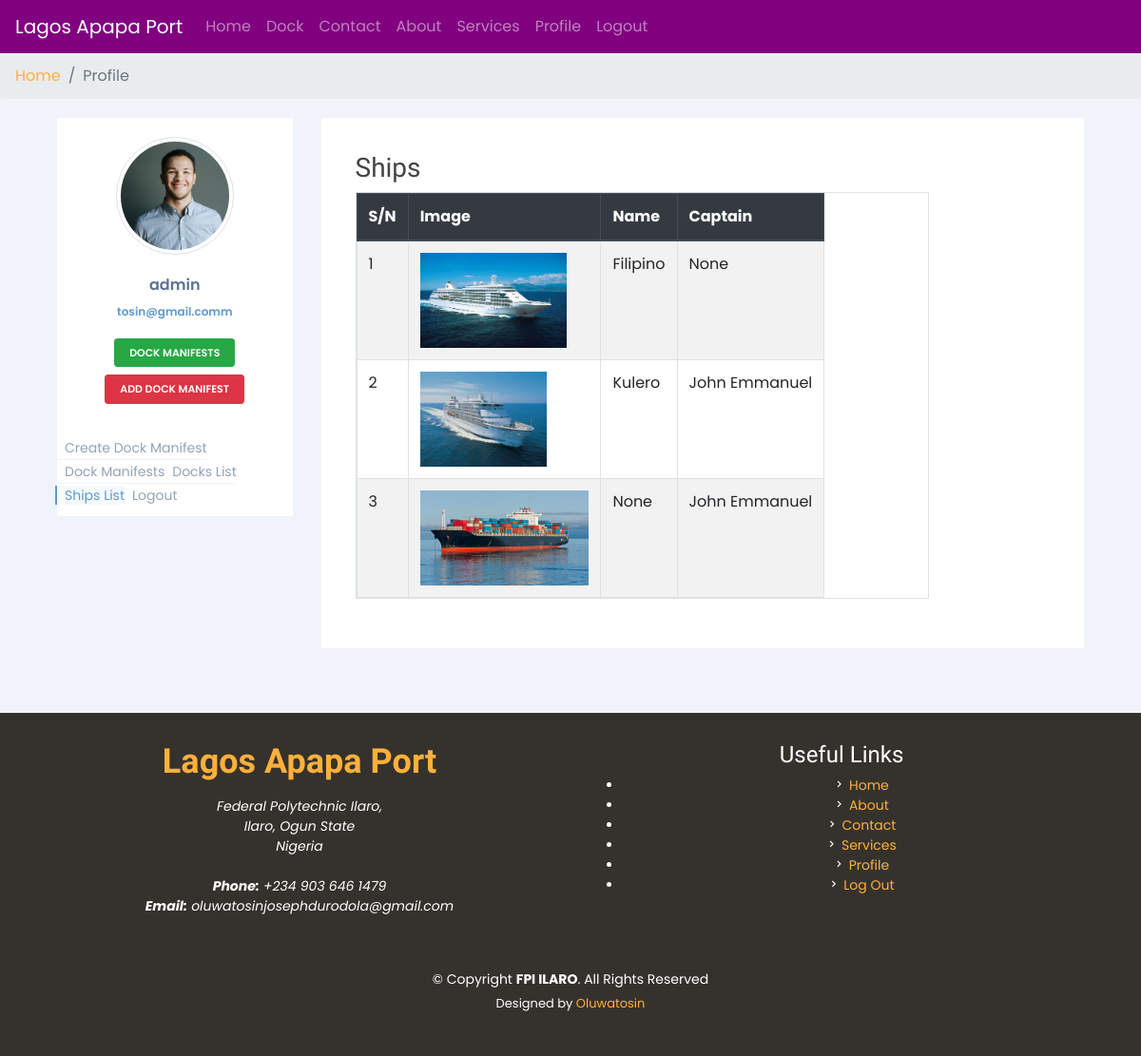
The app's page /ships/ (signed in) with its own data.
### accounts/models.py (models this page shows, shortened)
class MyUser(AbstractBaseUser):
    username = models.CharField(unique=True, max_length=30)
    first_name = models.CharField(max_length=30)
    last_name = models.CharField(max_length=30)
    email = models.EmailField(verbose_name='email address',
                              max_length=255,
                              unique=True,
                              )
    GenderType = models.TextChoices('GenderType', 'MALE FEMALE')
    gender = models.CharField(blank=True, choices=GenderType.choices, max_length=10)
    address = models.CharField(max_length=255)
    date_of_birth = models.DateField(blank=True, null=True)
    profile_pic = models.ImageField(upload_to='user_profile')
    is_active = models.BooleanField(default=True)
    is_admin = models.BooleanField(default=False)
    objects = MyUserManager()
    USERNAME_FIELD = 'username'
    REQUIRED_FIELDS = ['email']
    class Meta:
        verbose_name = 'User'

### ship/models.py (models this page shows, shortened)
class Ship(models.Model):
    name = models.CharField(max_length=50, null=True, blank=True)
    captain = models.ForeignKey('ShipCaptain', blank=True, null=True,\
                                on_delete=models.SET_NULL)
    image = models.ImageField(upload_to='ship')
    created_at = models.DateTimeField(auto_now_add=True, editable=False)
    updated_at = models.DateTimeField(auto_now=True, editable=False)

class ShipCaptain(models.Model):
    person = models.OneToOneField('Person', on_delete=models.CASCADE)
    created_at = models.DateTimeField(auto_now_add=True, editable=False)
    updated_at = models.DateTimeField(auto_now=True, editable=False)
    def __str__(self):
        return '%s %s ' % (self.person.get_first_name(), self.person.get_last_name())

class Person(models.Model):
    user = models.OneToOneField(User, on_delete=models.CASCADE)
    bank_account_number = models.CharField(max_length=50)
    created_at = models.DateTimeField(auto_now_add=True, editable=False)
    updated_at = models.DateTimeField(auto_now=True, editable=False)
    def get_first_name(self):
        return self.user.first_name
    def get_last_name(self):
        return self.user.last_name

### ship/views.py (the view)
# urls.py: path('ships/', ShipList.as_view(), name='ships'),
class ShipList(generic.ListView):
    model = Ship
    template_name = 'ship/ship_list.html'

### ship/templates/ship/ship_list.html (shortened to what this page needs)
{% extends 'accounts/profile.html' %}
{% block side_bar %}
    <li class="">
		<a href="{% url 'ship:manifest_create' %}">
		Create Dock Manifest</a>
	</li>
	<li class="">
		<a href="{% url 'ship:manifest_list' %}">
		Dock Manifests </a>
	</li>
	<li>
		<a href="{% url 'ship:overview' %}" target="_blank">
		 Docks List </a>
	</li>
	<li class="active">
		<a href="{% url 'ship:ships' %}" target="_blank">
		Ships List </a>
	</li>
{% endblock %}
{% block profile_content %}
    <div class="py-3 px-3">
        <div class="row">
            <div class="col-sm-10">
                <h3>Ships</h3>
                <table class="table table-responsive table-bordered table-striped table-hover">
                    <thead class="thead-dark">
                        <tr>
                            <th>S/N</th>
                            <th>Image</th>
                            <th>Name</th>
                            <th>Captain</th>
                        </tr>
                    </thead>
                    <tbody>
                        {% for item in object_list %}
                        <tr>
                            <td>{{ forloop.counter }}</td>
                            <td><img src="{{ item.image.url }}" height="100"></td>
                            <td>{{ item.name }}</td>
                            <td>{{ item.captain }}</td>
                        </tr>
                        {% empty %}
                        <tr>
                            <td colspan="6" class="text-secondary">No ship registered yet.</td>
                        </tr>
                        {% endfor %}
                    </tbody>
                </table>
            </div>
            <div class="col-sm-2">
            </div>
        </div>
    </div>
{% endblock %}

### accounts/templates/accounts/profile.html (shortened to what this page needs)
{% extends "base.html" %}
{% block content %}
    <nav aria-label="breadcrumb">
        <ol class="breadcrumb">
            <li class="breadcrumb-item"><a href="{% url 'home' %}">Home</a></li>
            <li class="breadcrumb-item active" aria-current="page">Profile</li>
        </ol>
    </nav>
    <div class="container">
        {% if user.is_authenticated %}
    <div class="row profile">
		<div class="col-md-3">
			<div class="profile-sidebar">
				<div class="row text-center">
				    <div class="col-sm-12">
    				    <div class="profile-userpic center-block">
        					<img src="{{ user.profile_pic.url }}" class="img-fluid img-thumbnail center-block"
                  alt="User profile Picture">
        				</div>
        			</div>
				</div>
				<div class="profile-usertitle">
					<div class="profile-usertitle-name">
						{{ user.username }}
					</div>
					<div class="profile-usertitle-job">
						{{ user.email }}
					</div>
				</div>
				<div class="profile-userbuttons">
					<a href="{% url 'ship:manifest_list' %}"
          class="btn btn-success btn-sm my-1 mx-1">Dock Manifests</a>
					<a href="{% url 'ship:manifest_create' %}"
          class="btn btn-danger btn-sm my-1 mx-1">Add Dock Manifest</a>
				</div>
				<div class="profile-usermenu">
					<ul class="nav">
						{% block side_bar %}
						{% endblock %}
						<li>
							<a href="{% url 'accounts:logout' %}">
							Logout </a>
						</li>
					</ul>
				</div>
			</div>
		</div>
		<div class="col-md-9">
            <div class="profile-content">
			    {% block profile_content %}
			    {% endblock %}
			</div>
		</div>
	</div>
    {% endif %}
</div>
<br>
<br>
{% endblock %}

### templates/base.html (shortened to what this page needs)
<!DOCTYPE html>
<html lang="en">
<head>
  {% load static %}
  <link href="{% static 'assets/vendor/bootstrap/css/bootstrap.min.css' %}" rel="stylesheet">
  <link href="{% static 'assets/vendor/icofont/icofont.min.css' %}" rel="stylesheet">
  <link href="{% static 'assets/vendor/boxicons/css/boxicons.min.css' %}" rel="stylesheet">
  <link href="{% static 'assets/vendor/animate.css/animate.min.css' %}" rel="stylesheet">
  <link href="{% static 'assets/vendor/venobox/venobox.css' %}" rel="stylesheet">
  <link href="{% static 'assets/vendor/owl.carousel/assets/owl.carousel.min.css' %}" rel="stylesheet">
  <link href="{% static 'assets/css/style.css' %}" rel="stylesheet">
</head>
<body>
    <header>
        <nav class="navbar navbar-expand-md bg-purple navbar-dark" style="background-color: purple;">
          <a class="navbar-brand" href="{% url 'home' %}">Lagos Apapa Port</a>
          <div class="collapse navbar-collapse" id="collapsibleNavbar">
            <ul class="navbar-nav">
              <li class="nav-item">
                <a class="nav-link" href="{% url 'home' %}">Home</a>
              </li>
              <li class="nav-item">
                <a class="nav-link" href="{% url 'ship:overview' %}">Dock</a>
              </li>
              <li class="nav-item">
                <a class="nav-link" href="{% url 'contact:create' %}">Contact</a>
              </li>
              <li class="nav-item">
                <a class="nav-link" href="{% url 'about' %}">About</a>
              </li>
              <li class="nav-item">
                <a class="nav-link" href="{% url 'services:all' %}">Services</a>
              </li>
              {% if user.is_authenticated %}
              <li class="nav-item">
                <a class="nav-link" href="{% url 'accounts:profile' %}">Profile</a>
              </li>
              <li class="nav-item">
                <a class="nav-link" href="{% url 'accounts:logout' %}">Logout</a>
              </li>
              {% else %}
              <li class="nav-item">
                <a class="nav-link" href="{% url 'accounts:login' %}">Login</a>
                <a class="nav-link" href="{% url 'accounts:sign_up' %}">Sign Up</a>
              </li>
              {% endif %}
            </ul>
          </div>
        </nav>
    </header>
    {% block content %}
    {% endblock %}
  <footer id="footer">
    <div class="footer-top">
      <div class="container">
        <div class="row">
          <div class="col-lg-6 col-md-6 footer-contact">
            <h3>Lagos Apapa Port</h3>
            <p>
              Federal Polytechnic Ilaro, <br>
              Ilaro, Ogun State<br>
              Nigeria <br><br>
              <strong>Phone:</strong> +234 903 646 1479<br>
              <strong>Email:</strong> oluwatosinjosephdurodola@gmail.com<br>
            </p>
          </div>
          <div class="col-lg-6 col-md-6 footer-links">
            <h4>Useful Links</h4>
            <ul>
              <li><i class="bx bx-chevron-right"></i> <a href="{% url 'home' %}">Home</a></li>
              <li><i class="bx bx-chevron-right"></i> <a href="{% url 'about' %}">About</a></li>
              <li><i class="bx bx-chevron-right"></i> <a href="{% url 'contact:create' %}">Contact</a>
              <li><i class="bx bx-chevron-right"></i> <a href="{% url 'services:all' %}">Services</a>
              {% if user.is_authenticated %}
                <li><i class="bx bx-chevron-right"></i> <a href="{% url 'accounts:profile' %}">Profile</a></li>
                <li><i class="bx bx-chevron-right"></i> <a href="{% url 'accounts:logout' %}">Log Out</a></li>
              {% else %}
                <li><i class="bx bx-chevron-right"></i> <a href="{% url 'accounts:sign_up' %}">Sign Up</a></li>
                <li><i class="bx bx-chevron-right"></i> <a href="{% url 'accounts:login' %}">Log In</a></li>
              {% endif %}
            </ul>
          </div>
        </div>
      </div>
    </div>
    <div class="container footer-bottom clearfix py-3">
      <div class="copyright">
        &copy; Copyright <strong><span>FPI ILARO</span></strong>. All Rights Reserved
      </div>
      <div class="credits">
        Designed by <a href="https://bootstrapmade.com/">Oluwatosin</a>
      </div>
    </div>
  </footer>
</body>
</html>

### static/assets/css/style.css (style rules this page uses)
body { font-family: "Poppins", sans-serif; color: #444444; }
a { color: #ffb03b; }
h1, h2, h3, h4, h5, h6 { font-family: "Satisfy", sans-serif; }
#footer { background: #35322d; color: #fff; font-size: 14px; text-align: center; padding: 30px 0; }
#footer h3 { font-size: 36px; font-weight: 700; color: #ffb03b; position: relative; padding: 0; margin: 0 0 15px 0; }
#footer p { font-size: 15; font-style: italic; padding: 0; margin: 0 0 40px 0; }
#footer .copyright { margin: 0 0 5px 0; }
#footer .credits { font-size: 13px; }
.bg-purple { background-color: purple !important; }

### accounts/templates/accounts/profile.html (style rules this page uses)
body { background: #F1F3FA; }
.profile { margin: 20px 0; }
.profile-sidebar { padding: 20px 0 10px 0; background: #fff; }
.profile-userpic img { float: none; margin: 0 auto; width: 50%; height: 50%; -webkit-border-radius: 50% !important; -moz-border-radius: 50% !important; border-radius: 50% !important; }
.profile-usertitle { text-align: center; margin-top: 20px; }
.profile-usertitle-name { color: #5a7391; font-size: 16px; font-weight: 600; margin-bottom: 7px; }
.profile-usertitle-job { color: #5b9bd1; font-size: 12px; font-weight: 600; margin-bottom: 15px; }
.profile-userbuttons { text-align: center; margin-top: 10px; }
.profile-userbuttons .btn { text-transform: uppercase; font-size: 11px; font-weight: 600; padding: 6px 15px; margin-right: 5px; }
.profile-userbuttons .btn:last-child { margin-right: 0px; }
.profile-usermenu { margin-top: 30px; }
.profile-usermenu ul li { border-bottom: 1px solid #f0f4f7; }
.profile-usermenu ul li:last-child { border-bottom: none; }
.profile-usermenu ul li a { color: #93a3b5; font-size: 14px; font-weight: 400; }
.profile-usermenu ul li.active { border-bottom: none; }
.profile-usermenu ul li.active a { color: #5b9bd1; background-color: #f6f9fb; border-left: 2px solid #5b9bd1; margin-left: -2px; }
.profile-content { padding: 20px; background: #fff; min-height: 460px; }

### records on screen
MyUser: profile_pic (picture), username "admin", email "tosin@gmail.comm"
Ship: image (picture), name "Filipino", captain "None"
Ship: image (picture), name "Kulero", captain "John Emmanuel"
Ship: image (picture), name "None", captain "John Emmanuel"
